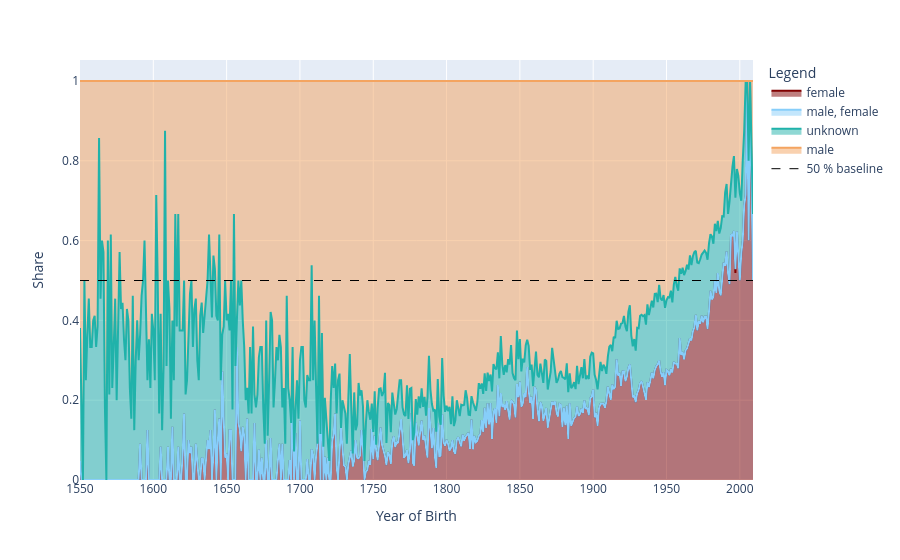

Write notebook code for a chart like this one.
### Markdown cell above
# Stacked Area Plots: Birth year in our data and the GND

### Code cell
df = gnd_df.copy()
df = df[df["GND_birth"]<2010]

# Sum per Year and Gender
counts = (
    df.groupby(["GND_birth", "GND_gender"])
      .size()
      .reset_index(name="count")
)

# Total amount per Year
counts["total"] = counts.groupby("GND_birth")["count"].transform("sum")

# Gender Share
counts["share"] = counts["count"] / counts["total"]

# Pivot
pivot = counts.pivot(index="GND_birth", columns="GND_gender", values="share").fillna(0)

pivot = pivot[["female", "male, female", "unknown", "male"]]

fig = px.area(
    pivot,
    x=pivot.index,
    y=pivot.columns,
    color_discrete_map=color_map,
)

# horizontal Line at 50
fig.add_hline(
    y=0.5,
    line_width=1,
    line_dash="dash",
    line_color="black"
)

## Dummy-Trace for Legend
fig.add_trace(go.Scatter(
    x=[None],
    y=[None],
    mode="lines",
    line=dict(width=1, dash="dash", color="black"),
    name="50 % baseline",
    showlegend=True
))

fig.update_layout(
    xaxis_title="Year of Birth",
    yaxis_title="Share",
    legend_title_text="Legend",
)

fig.show()

### Figure 1 — Plotly figure (JSON) as saved in the notebook; plotly's stock layout.template omitted (floating-point values rounded to 4 significant figures; data arrays with more than 128 entries replaced by an {"elided": "..."} marker saying what was removed)
{"data": [{"fillpattern": {"shape": ""}, "hovertemplate": "GND_gender=female<br>GND_birth=%{x}<br>value=%{y}<extra></extra>", "legendgroup": "female", "line": {"color": "maroon"}, "marker": {"symbol": "circle"}, "mode": "lines", "name": "female", "orientation": "v", "showlegend": true, "stackgroup": "1", "type": "scatter", "x": {"elided": "459 int values"}, "xaxis": "x", "y": {"elided": "459 float values"}, "yaxis": "y"}, {"fillpattern": {"shape": ""}, "hovertemplate": "GND_gender=male, female<br>GND_birth=%{x}<br>value=%{y}<extra></extra>", "legendgroup": "male, female", "line": {"color": "lightskyblue"}, "marker": {"symbol": "circle"}, "mode": "lines", "name": "male, female", "orientation": "v", "showlegend": true, "stackgroup": "1", "type": "scatter", "x": {"elided": "459 int values"}, "xaxis": "x", "y": {"elided": "459 float values"}, "yaxis": "y"}, {"fillpattern": {"shape": ""}, "hovertemplate": "GND_gender=unknown<br>GND_birth=%{x}<br>value=%{y}<extra></extra>", "legendgroup": "unknown", "line": {"color": "lightseagreen"}, "marker": {"symbol": "circle"}, "mode": "lines", "name": "unknown", "orientation": "v", "showlegend": true, "stackgroup": "1", "type": "scatter", "x": {"elided": "459 int values"}, "xaxis": "x", "y": {"elided": "459 float values"}, "yaxis": "y"}, {"fillpattern": {"shape": ""}, "hovertemplate": "GND_gender=male<br>GND_birth=%{x}<br>value=%{y}<extra></extra>", "legendgroup": "male", "line": {"color": "sandybrown"}, "marker": {"symbol": "circle"}, "mode": "lines", "name": "male", "orientation": "v", "showlegend": true, "stackgroup": "1", "type": "scatter", "x": {"elided": "459 int values"}, "xaxis": "x", "y": {"elided": "459 float values"}, "yaxis": "y"}, {"line": {"color": "black", "dash": "dash", "width": 1}, "mode": "lines", "name": "50 % baseline", "showlegend": true, "type": "scatter", "x": [null], "y": [null]}], "layout": {"legend": {"title": {"text": "Legend"}, "tracegroupgap": 0}, "margin": {"t": 60}, "shapes": [{"line": {"color": "black", "dash": "dash", "width": 1}, "type": "line", "x0": 0, "x1": 1, "xref": "x domain", "y0": 0.5, "y1": 0.5, "yref": "y"}], "xaxis": {"anchor": "y", "domain": [0, 1], "title": {"text": "Year of Birth"}}, "yaxis": {"anchor": "x", "domain": [0, 1], "title": {"text": "Share"}}}}
